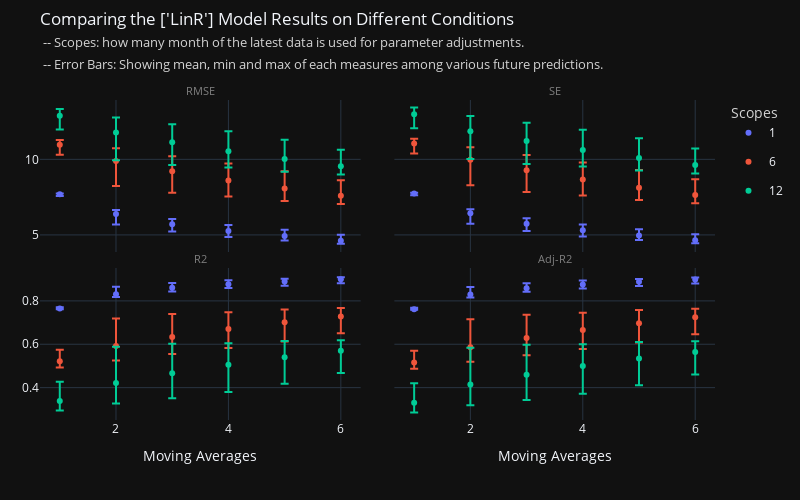
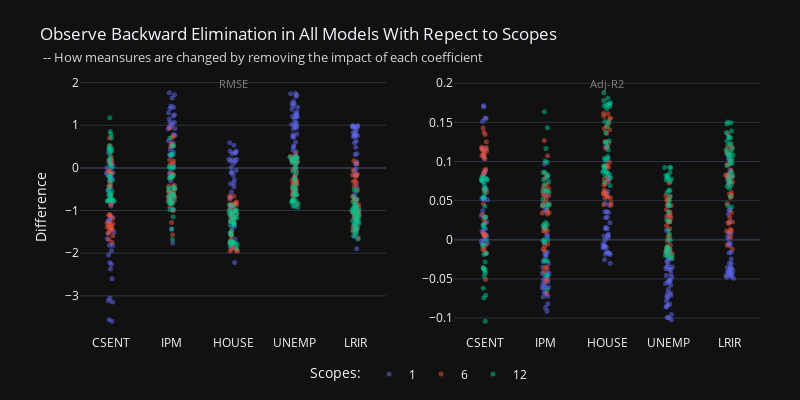
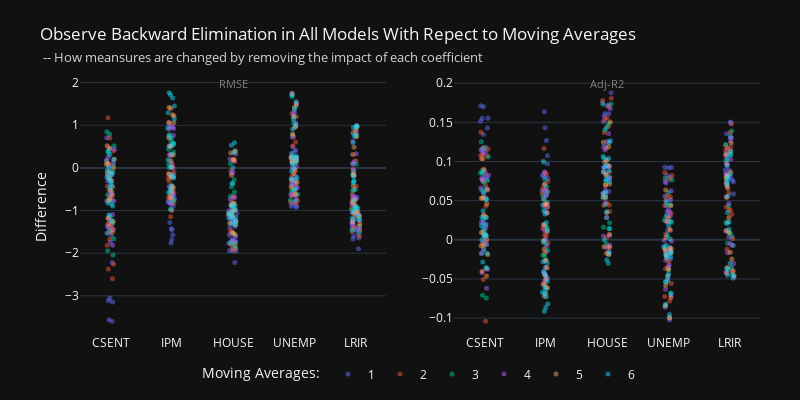

Here is the notebook cell these charts were saved with, in order:
### Markdown cell above
### Multiple linear Regression
- Applying different scopes for parameter adjustments; [1,2,3,4,5,6]
- Feature selection by backward elimination for whole models.

### Code cell
# comparing model performance & backward elimination test
fig1_1, fig1_2, fig1_3 = PA.model_learning([1,3,6], model='LinR')

fig1_1.show()
fig1_2.show()
fig1_3.show()

### Figure 1 — Plotly figure (JSON) as saved in the notebook; plotly's stock layout.template omitted (floating-point values rounded to 4 significant figures)
{"data": [{"error_y": {"array": [0.04178, 0.2667, 0.3458, 0.3882, 0.4146, 0.3923], "arrayminus": [0.1204, 0.6861, 0.4761, 0.4049, 0.2989, 0.2101]}, "hovertemplate": "SC=1<br>MA=%{x}<br>RMSE_mean=%{y}<extra></extra>", "legendgroup": "1", "marker": {"color": "#636efa", "symbol": "circle"}, "mode": "markers", "name": "1", "orientation": "v", "showlegend": true, "type": "scatter", "x": [1, 2, 3, 4, 5, 6], "xaxis": "x", "y": [7.69, 6.378, 5.703, 5.266, 4.922, 4.62], "yaxis": "y"}, {"error_y": {"array": [0.3195, 0.8325, 1.002, 1.119, 1.152, 1.028], "arrayminus": [0.6547, 1.667, 1.426, 1.056, 0.8188, 0.5441]}, "hovertemplate": "SC=6<br>MA=%{x}<br>RMSE_mean=%{y}<extra></extra>", "legendgroup": "6", "marker": {"color": "#EF553B", "symbol": "circle"}, "mode": "markers", "name": "6", "orientation": "v", "showlegend": true, "type": "scatter", "x": [1, 2, 3, 4, 5, 6], "xaxis": "x", "y": [10.96, 9.895, 9.209, 8.602, 8.067, 7.584], "yaxis": "y"}, {"error_y": {"array": [0.4332, 0.9957, 1.204, 1.325, 1.288, 1.091], "arrayminus": [0.9202, 1.832, 1.504, 1.083, 0.8287, 0.5445]}, "hovertemplate": "SC=12<br>MA=%{x}<br>RMSE_mean=%{y}<extra></extra>", "legendgroup": "12", "marker": {"color": "#00cc96", "symbol": "circle"}, "mode": "markers", "name": "12", "orientation": "v", "showlegend": true, "type": "scatter", "x": [1, 2, 3, 4, 5, 6], "xaxis": "x", "y": [12.89, 11.77, 11.12, 10.54, 10.02, 9.546], "yaxis": "y"}, {"error_y": {"array": [0.04243, 0.2689, 0.3485, 0.3913, 0.4179, 0.3955], "arrayminus": [0.1216, 0.6914, 0.4799, 0.408, 0.3013, 0.2117]}, "hovertemplate": "SC=1<br>MA=%{x}<br>SE_mean=%{y}<extra></extra>", "legendgroup": "1", "marker": {"color": "#636efa", "symbol": "circle"}, "mode": "markers", "name": "1", "orientation": "v", "showlegend": false, "type": "scatter", "x": [1, 2, 3, 4, 5, 6], "xaxis": "x2", "y": [7.747, 6.425, 5.745, 5.305, 4.958, 4.655], "yaxis": "y2"}, {"error_y": {"array": [0.3217, 0.8389, 1.009, 1.128, 1.161, 1.036], "arrayminus": [0.6599, 1.68, 1.437, 1.065, 0.8251, 0.5484]}, "hovertemplate": "SC=6<br>MA=%{x}<br>SE_mean=%{y}<extra></extra>", "legendgroup": "6", "marker": {"color": "#EF553B", "symbol": "circle"}, "mode": "markers", "name": "6", "orientation": "v", "showlegend": false, "type": "scatter", "x": [1, 2, 3, 4, 5, 6], "xaxis": "x2", "y": [11.04, 9.968, 9.277, 8.666, 8.127, 7.64], "yaxis": "y2"}, {"error_y": {"array": [0.4365, 1.003, 1.214, 1.335, 1.298, 1.1], "arrayminus": [0.9275, 1.846, 1.516, 1.091, 0.8352, 0.5489]}, "hovertemplate": "SC=12<br>MA=%{x}<br>SE_mean=%{y}<extra></extra>", "legendgroup": "12", "marker": {"color": "#00cc96", "symbol": "circle"}, "mode": "markers", "name": "12", "orientation": "v", "showlegend": false, "type": "scatter", "x": [1, 2, 3, 4, 5, 6], "xaxis": "x2", "y": [12.99, 11.86, 11.2, 10.61, 10.09, 9.617], "yaxis": "y2"}, {"error_y": {"array": [0.0062, 0.03411, 0.02227, 0.01841, 0.0133, 0.009216], "arrayminus": [0.00289, 0.01332, 0.01657, 0.0182, 0.01903, 0.01762]}, "hovertemplate": "SC=1<br>MA=%{x}<br>R2_mean=%{y}<extra></extra>", "legendgroup": "1", "marker": {"color": "#636efa", "symbol": "circle"}, "mode": "markers", "name": "1", "orientation": "v", "showlegend": false, "type": "scatter", "x": [1, 2, 3, 4, 5, 6], "xaxis": "x3", "y": [0.7646, 0.8312, 0.8604, 0.8772, 0.8893, 0.8994], "yaxis": "y3"}, {"error_y": {"array": [0.05372, 0.1271, 0.1064, 0.07796, 0.05965, 0.0391], "arrayminus": [0.02805, 0.06661, 0.07843, 0.08682, 0.08812, 0.07682]}, "hovertemplate": "SC=6<br>MA=%{x}<br>R2_mean=%{y}<extra></extra>", "legendgroup": "6", "marker": {"color": "#EF553B", "symbol": "circle"}, "mode": "markers", "name": "6", "orientation": "v", "showlegend": false, "type": "scatter", "x": [1, 2, 3, 4, 5, 6], "xaxis": "x3", "y": [0.5214, 0.5914, 0.6334, 0.67, 0.701, 0.7279], "yaxis": "y3"}, {"error_y": {"array": [0.08894, 0.1671, 0.1365, 0.09849, 0.07524, 0.04928], "arrayminus": [0.04355, 0.09518, 0.115, 0.1266, 0.1222, 0.1021]}, "hovertemplate": "SC=12<br>MA=%{x}<br>R2_mean=%{y}<extra></extra>", "legendgroup": "12", "marker": {"color": "#00cc96", "symbol": "circle"}, "mode": "markers", "name": "12", "orientation": "v", "showlegend": false, "type": "scatter", "x": [1, 2, 3, 4, 5, 6], "xaxis": "x3", "y": [0.338, 0.4218, 0.4662, 0.506, 0.5403, 0.5697], "yaxis": "y3"}, {"error_y": {"array": [0.006293, 0.03454, 0.02255, 0.01865, 0.01347, 0.009332], "arrayminus": [0.002914, 0.0135, 0.01678, 0.01843, 0.01928, 0.01784]}, "hovertemplate": "SC=1<br>MA=%{x}<br>Adj-R2_mean=%{y}<extra></extra>", "legendgroup": "1", "marker": {"color": "#636efa", "symbol": "circle"}, "mode": "markers", "name": "1", "orientation": "v", "showlegend": false, "type": "scatter", "x": [1, 2, 3, 4, 5, 6], "xaxis": "x4", "y": [0.7617, 0.8291, 0.8587, 0.8756, 0.888, 0.8981], "yaxis": "y4"}, {"error_y": {"array": [0.05441, 0.1287, 0.1078, 0.07895, 0.06041, 0.03959], "arrayminus": [0.02838, 0.06745, 0.07942, 0.08793, 0.08924, 0.0778]}, "hovertemplate": "SC=6<br>MA=%{x}<br>Adj-R2_mean=%{y}<extra></extra>", "legendgroup": "6", "marker": {"color": "#EF553B", "symbol": "circle"}, "mode": "markers", "name": "6", "orientation": "v", "showlegend": false, "type": "scatter", "x": [1, 2, 3, 4, 5, 6], "xaxis": "x4", "y": [0.5156, 0.5864, 0.6289, 0.6659, 0.6973, 0.7245], "yaxis": "y4"}, {"error_y": {"array": [0.09008, 0.1692, 0.1382, 0.09974, 0.07619, 0.04992], "arrayminus": [0.0441, 0.09638, 0.1164, 0.1282, 0.1237, 0.1034]}, "hovertemplate": "SC=12<br>MA=%{x}<br>Adj-R2_mean=%{y}<extra></extra>", "legendgroup": "12", "marker": {"color": "#00cc96", "symbol": "circle"}, "mode": "markers", "name": "12", "orientation": "v", "showlegend": false, "type": "scatter", "x": [1, 2, 3, 4, 5, 6], "xaxis": "x4", "y": [0.3299, 0.4147, 0.4596, 0.4999, 0.5346, 0.5644], "yaxis": "y4"}], "layout": {"annotations": [{"font": {"color": "grey", "size": 11}, "showarrow": false, "text": "RMSE", "x": 0.2375, "xanchor": "center", "xref": "paper", "y": 1, "yanchor": "bottom", "yref": "paper"}, {"font": {"color": "grey", "size": 11}, "showarrow": false, "text": "SE", "x": 0.7625, "xanchor": "center", "xref": "paper", "y": 1, "yanchor": "bottom", "yref": "paper"}, {"font": {"color": "grey", "size": 11}, "showarrow": false, "text": "R2", "x": 0.2375, "xanchor": "center", "xref": "paper", "y": 0.475, "yanchor": "bottom", "yref": "paper"}, {"font": {"color": "grey", "size": 11}, "showarrow": false, "text": "Adj-R2", "x": 0.7625, "xanchor": "center", "xref": "paper", "y": 0.475, "yanchor": "bottom", "yref": "paper"}], "height": 500, "legend": {"title": {"font": {"color": "lightgrey"}, "text": "Scopes"}}, "margin": {"l": 40, "r": 40, "t": 100}, "title": {"text": "Comparing the ['LinR'] Model Results on Different Conditions<br><span style=\"font-size: 12.5px; color: lightgrey;\"> -- Scopes: how many month of the latest data is used for parameter adjustments.</span><br><span style=\"font-size: 12.5px; color: lightgrey;\"> -- Error Bars: Showing mean, min and max of each measures among various future predictions.</span>", "y": 0.95, "yanchor": "top"}, "width": 800, "xaxis": {"anchor": "y", "domain": [0, 0.475], "matches": "x3", "showticklabels": false}, "xaxis2": {"anchor": "y2", "domain": [0.525, 1], "matches": "x4", "showticklabels": false}, "xaxis3": {"anchor": "y3", "domain": [0, 0.475], "title": {"text": "Moving Averages"}}, "xaxis4": {"anchor": "y4", "domain": [0.525, 1], "title": {"text": "Moving Averages"}}, "yaxis": {"anchor": "x", "domain": [0.525, 1]}, "yaxis2": {"anchor": "x2", "domain": [0.525, 1], "matches": "y", "showticklabels": false}, "yaxis3": {"anchor": "x3", "domain": [0, 0.475]}, "yaxis4": {"anchor": "x4", "domain": [0, 0.475], "matches": "y3", "showticklabels": false}}}

### Figure 2 — Plotly figure (JSON) as saved in the notebook; plotly's stock layout.template omitted (floating-point values rounded to 4 significant figures; data arrays with more than 128 entries replaced by an {"elided": "..."} marker saying what was removed)
{"data": [{"alignmentgroup": "True", "boxpoints": "all", "fillcolor": "rgba(255,255,255,0)", "hoveron": "points", "hovertemplate": "sc=1<br>theta=%{x}<br>diff=%{y}<extra></extra>", "legendgroup": "1", "line": {"color": "rgba(255,255,255,0)"}, "marker": {"color": "#636efa", "opacity": 0.5, "size": 5}, "name": "1", "offsetgroup": "1", "orientation": "v", "pointpos": 0, "showlegend": true, "type": "box", "x": {"elided": "180 str values"}, "x0": " ", "xaxis": "x", "y": {"elided": "180 float values"}, "y0": " ", "yaxis": "y"}, {"alignmentgroup": "True", "boxpoints": "all", "fillcolor": "rgba(255,255,255,0)", "hoveron": "points", "hovertemplate": "sc=1<br>theta=%{x}<br>diff=%{y}<extra></extra>", "legendgroup": "1", "line": {"color": "rgba(255,255,255,0)"}, "marker": {"color": "#636efa", "opacity": 0.5, "size": 5}, "name": "1", "offsetgroup": "1", "orientation": "v", "pointpos": 0, "showlegend": false, "type": "box", "x": {"elided": "180 str values"}, "x0": " ", "xaxis": "x2", "y": {"elided": "180 float values"}, "y0": " ", "yaxis": "y2"}, {"alignmentgroup": "True", "boxpoints": "all", "fillcolor": "rgba(255,255,255,0)", "hoveron": "points", "hovertemplate": "sc=6<br>theta=%{x}<br>diff=%{y}<extra></extra>", "legendgroup": "6", "line": {"color": "rgba(255,255,255,0)"}, "marker": {"color": "#EF553B", "opacity": 0.5, "size": 5}, "name": "6", "offsetgroup": "6", "orientation": "v", "pointpos": 0, "showlegend": true, "type": "box", "x": {"elided": "180 str values"}, "x0": " ", "xaxis": "x", "y": {"elided": "180 float values"}, "y0": " ", "yaxis": "y"}, {"alignmentgroup": "True", "boxpoints": "all", "fillcolor": "rgba(255,255,255,0)", "hoveron": "points", "hovertemplate": "sc=6<br>theta=%{x}<br>diff=%{y}<extra></extra>", "legendgroup": "6", "line": {"color": "rgba(255,255,255,0)"}, "marker": {"color": "#EF553B", "opacity": 0.5, "size": 5}, "name": "6", "offsetgroup": "6", "orientation": "v", "pointpos": 0, "showlegend": false, "type": "box", "x": {"elided": "180 str values"}, "x0": " ", "xaxis": "x2", "y": {"elided": "180 float values"}, "y0": " ", "yaxis": "y2"}, {"alignmentgroup": "True", "boxpoints": "all", "fillcolor": "rgba(255,255,255,0)", "hoveron": "points", "hovertemplate": "sc=12<br>theta=%{x}<br>diff=%{y}<extra></extra>", "legendgroup": "12", "line": {"color": "rgba(255,255,255,0)"}, "marker": {"color": "#00cc96", "opacity": 0.5, "size": 5}, "name": "12", "offsetgroup": "12", "orientation": "v", "pointpos": 0, "showlegend": true, "type": "box", "x": {"elided": "180 str values"}, "x0": " ", "xaxis": "x", "y": {"elided": "180 float values"}, "y0": " ", "yaxis": "y"}, {"alignmentgroup": "True", "boxpoints": "all", "fillcolor": "rgba(255,255,255,0)", "hoveron": "points", "hovertemplate": "sc=12<br>theta=%{x}<br>diff=%{y}<extra></extra>", "legendgroup": "12", "line": {"color": "rgba(255,255,255,0)"}, "marker": {"color": "#00cc96", "opacity": 0.5, "size": 5}, "name": "12", "offsetgroup": "12", "orientation": "v", "pointpos": 0, "showlegend": false, "type": "box", "x": {"elided": "180 str values"}, "x0": " ", "xaxis": "x2", "y": {"elided": "180 float values"}, "y0": " ", "yaxis": "y2"}], "layout": {"annotations": [{"font": {"color": "grey", "size": 11}, "showarrow": false, "text": "RMSE", "x": 0.225, "xanchor": "center", "xref": "paper", "y": 0.95, "yanchor": "bottom", "yref": "paper"}, {"font": {"color": "grey", "size": 11}, "showarrow": false, "text": "Adj-R2", "x": 0.775, "xanchor": "center", "xref": "paper", "y": 0.95, "yanchor": "bottom", "yref": "paper"}], "height": 400, "legend": {"orientation": "h", "title": {"text": "Scopes:"}, "x": 0.5, "xanchor": "center", "y": -0.1, "yanchor": "top"}, "margin": {"b": 60, "l": 80, "r": 40, "t": 80}, "title": {"text": "Observe Backward Elimination in All Models With Repect to Scopes<br><span style=\"font-size: 12.5px; color: lightgrey;\"> -- How meansures are changed by removing the impact of each coefficient</span>"}, "width": 800, "xaxis": {"anchor": "y", "domain": [0, 0.45]}, "xaxis2": {"anchor": "y2", "domain": [0.55, 1]}, "yaxis": {"anchor": "x", "domain": [0, 1], "title": {"text": "Difference"}}, "yaxis2": {"anchor": "x2", "domain": [0, 1]}}}

### Figure 3 — Plotly figure (JSON) as saved in the notebook; plotly's stock layout.template omitted (floating-point values rounded to 4 significant figures)
{"data": [{"alignmentgroup": "True", "boxpoints": "all", "fillcolor": "rgba(255,255,255,0)", "hoveron": "points", "hovertemplate": "ma=1<br>theta=%{x}<br>diff=%{y}<extra></extra>", "legendgroup": "1", "line": {"color": "rgba(255,255,255,0)"}, "marker": {"color": "#636efa", "opacity": 0.5, "size": 5}, "name": "1", "offsetgroup": "1", "orientation": "v", "pointpos": 0, "showlegend": true, "type": "box", "x": ["CSENT", "IPM", "HOUSE", "UNEMP", "LRIR", "CSENT", "IPM", "HOUSE", "UNEMP", "LRIR", "CSENT", "IPM", "HOUSE", "UNEMP", "LRIR", "CSENT", "IPM", "HOUSE", "UNEMP", "LRIR", "CSENT", "IPM", "HOUSE", "UNEMP", "LRIR", "CSENT", "IPM", "HOUSE", "UNEMP", "LRIR", "CSENT", "IPM", "HOUSE", "UNEMP", "LRIR", "CSENT", "IPM", "HOUSE", "UNEMP", "LRIR", "CSENT", "IPM", "HOUSE", "UNEMP", "LRIR", "CSENT", "IPM", "HOUSE", "UNEMP", "LRIR", "CSENT", "IPM", "HOUSE", "UNEMP", "LRIR", "CSENT", "IPM", "HOUSE", "UNEMP", "LRIR", "CSENT", "IPM", "HOUSE", "UNEMP", "LRIR", "CSENT", "IPM", "HOUSE", "UNEMP", "LRIR", "CSENT", "IPM", "HOUSE", "UNEMP", "LRIR", "CSENT", "IPM", "HOUSE", "UNEMP", "LRIR", "CSENT", "IPM", "HOUSE", "UNEMP", "LRIR", "CSENT", "IPM", "HOUSE", "UNEMP", "LRIR"], "x0": " ", "xaxis": "x", "y": [-2.218, -0.6375, -1.374, -0.5295, -1.437, -3.117, -0.6149, -2.221, -0.1977, -1.894, -3.144, -0.7089, -1.868, 0.2612, -1.345, -3.052, -0.9826, -1.675, 0.3863, -1.27, -3.56, -1.443, -1.395, 0.4935, -1.597, -3.597, -1.763, -1.065, 0.416, -1.465, -1.121, -0.7733, -1.193, -0.6268, -1.43, -1.746, -0.7637, -1.949, -0.847, -1.645, -1.593, -0.809, -1.938, -0.6304, -1.378, -1.33, -0.8995, -1.951, -0.5805, -1.031, -1.422, -1.281, -1.735, -0.4056, -0.8658, -1.396, -1.569, -1.139, -0.2792, -0.6925, -0.2113, -0.6684, -1.299, -0.4585, -1.668, -0.7716, -0.8075, -1.786, -0.8018, -1.544, -0.7746, -0.8056, -1.773, -0.803, -1.295, -0.7318, -0.9735, -1.886, -0.8931, -1.047, -0.7789, -1.426, -1.741, -0.9, -0.9581, -0.7821, -1.681, -1.257, -0.9209, -0.7338], "y0": " ", "yaxis": "y"}, {"alignmentgroup": "True", "boxpoints": "all", "fillcolor": "rgba(255,255,255,0)", "hoveron": "points", "hovertemplate": "ma=1<br>theta=%{x}<br>diff=%{y}<extra></extra>", "legendgroup": "1", "line": {"color": "rgba(255,255,255,0)"}, "marker": {"color": "#636efa", "opacity": 0.5, "size": 5}, "name": "1", "offsetgroup": "1", "orientation": "v", "pointpos": 0, "showlegend": false, "type": "box", "x": ["CSENT", "IPM", "HOUSE", "UNEMP", "LRIR", "CSENT", "IPM", "HOUSE", "UNEMP", "LRIR", "CSENT", "IPM", "HOUSE", "UNEMP", "LRIR", "CSENT", "IPM", "HOUSE", "UNEMP", "LRIR", "CSENT", "IPM", "HOUSE", "UNEMP", "LRIR", "CSENT", "IPM", "HOUSE", "UNEMP", "LRIR", "CSENT", "IPM", "HOUSE", "UNEMP", "LRIR", "CSENT", "IPM", "HOUSE", "UNEMP", "LRIR", "CSENT", "IPM", "HOUSE", "UNEMP", "LRIR", "CSENT", "IPM", "HOUSE", "UNEMP", "LRIR", "CSENT", "IPM", "HOUSE", "UNEMP", "LRIR", "CSENT", "IPM", "HOUSE", "UNEMP", "LRIR", "CSENT", "IPM", "HOUSE", "UNEMP", "LRIR", "CSENT", "IPM", "HOUSE", "UNEMP", "LRIR", "CSENT", "IPM", "HOUSE", "UNEMP", "LRIR", "CSENT", "IPM", "HOUSE", "UNEMP", "LRIR", "CSENT", "IPM", "HOUSE", "UNEMP", "LRIR", "CSENT", "IPM", "HOUSE", "UNEMP", "LRIR"], "x0": " ", "xaxis": "x2", "y": [0.116, 0.03742, 0.07655, 0.03132, 0.07973, 0.1553, 0.03686, 0.1187, 0.01218, 0.1037, 0.1554, 0.04199, 0.1019, -0.01649, 0.07621, 0.1514, 0.05694, 0.09241, -0.02451, 0.07215, 0.1699, 0.08111, 0.0787, -0.03159, 0.08879, 0.1713, 0.09693, 0.06155, -0.0265, 0.08227, 0.08848, 0.0621, 0.09381, 0.05071, 0.111, 0.1428, 0.06552, 0.1579, 0.07239, 0.1353, 0.1346, 0.07092, 0.1611, 0.05571, 0.1176, 0.1134, 0.0782, 0.1614, 0.05121, 0.08906, 0.1183, 0.1073, 0.1422, 0.03542, 0.07399, 0.1138, 0.1269, 0.09403, 0.02402, 0.05842, 0.0203, 0.06297, 0.119, 0.04359, 0.1504, 0.07711, 0.08059, 0.1712, 0.08004, 0.1495, 0.07955, 0.08263, 0.1749, 0.08238, 0.1303, 0.07631, 0.1006, 0.1879, 0.09254, 0.1078, 0.08014, 0.143, 0.1724, 0.09216, 0.09789, 0.07897, 0.1637, 0.1245, 0.09247, 0.07424], "y0": " ", "yaxis": "y2"}, {"alignmentgroup": "True", "boxpoints": "all", "fillcolor": "rgba(255,255,255,0)", "hoveron": "points", "hovertemplate": "ma=2<br>theta=%{x}<br>diff=%{y}<extra></extra>", "legendgroup": "2", "line": {"color": "rgba(255,255,255,0)"}, "marker": {"color": "#EF553B", "opacity": 0.5, "size": 5}, "name": "2", "offsetgroup": "2", "orientation": "v", "pointpos": 0, "showlegend": true, "type": "box", "x": ["CSENT", "IPM", "HOUSE", "UNEMP", "LRIR", "CSENT", "IPM", "HOUSE", "UNEMP", "LRIR", "CSENT", "IPM", "HOUSE", "UNEMP", "LRIR", "CSENT", "IPM", "HOUSE", "UNEMP", "LRIR", "CSENT", "IPM", "HOUSE", "UNEMP", "LRIR", "CSENT", "IPM", "HOUSE", "UNEMP", "LRIR", "CSENT", "IPM", "HOUSE", "UNEMP", "LRIR", "CSENT", "IPM", "HOUSE", "UNEMP", "LRIR", "CSENT", "IPM", "HOUSE", "UNEMP", "LRIR", "CSENT", "IPM", "HOUSE", "UNEMP", "LRIR", "CSENT", "IPM", "HOUSE", "UNEMP", "LRIR", "CSENT", "IPM", "HOUSE", "UNEMP", "LRIR", "CSENT", "IPM", "HOUSE", "UNEMP", "LRIR", "CSENT", "IPM", "HOUSE", "UNEMP", "LRIR", "CSENT", "IPM", "HOUSE", "UNEMP", "LRIR", "CSENT", "IPM", "HOUSE", "UNEMP", "LRIR", "CSENT", "IPM", "HOUSE", "UNEMP", "LRIR", "CSENT", "IPM", "HOUSE", "UNEMP", "LRIR"], "x0": " ", "xaxis": "x", "y": [0.08938, -0.1288, -0.06059, 0.7276, 0.79, -1.167, -0.09391, 0.1542, 0.5134, -0.03377, -1.814, 0.3101, -0.8779, 0.6096, -0.7547, -2.37, 0.2822, -1.152, 0.94, -0.7223, -2.26, 0.06994, -0.9023, 1.202, -0.4315, -2.599, -0.3149, -0.6896, 1.282, -0.6147, 0.7034, -0.2412, -0.6641, 0.2004, 0.1669, -0.4304, -0.5785, -0.8008, -0.1866, -0.8169, -1.394, -0.6427, -1.495, -0.6278, -1.494, -1.678, -0.6888, -1.907, -0.6567, -1.458, -1.413, -0.7578, -1.905, -0.5012, -1.133, -1.299, -0.9966, -1.793, -0.3925, -0.8701, 1.174, -0.1792, -0.865, 0.284, -0.5134, 0.3981, -0.4725, -0.9939, -0.08101, -1.372, -0.4419, -0.6472, -1.475, -0.5669, -1.599, -0.763, -0.7345, -1.753, -0.7672, -1.39, -0.7209, -0.8361, -1.824, -0.7927, -1.124, -0.6748, -1.145, -1.797, -0.8333, -0.9537], "y0": " ", "yaxis": "y"}, {"alignmentgroup": "True", "boxpoints": "all", "fillcolor": "rgba(255,255,255,0)", "hoveron": "points", "hovertemplate": "ma=2<br>theta=%{x}<br>diff=%{y}<extra></extra>", "legendgroup": "2", "line": {"color": "rgba(255,255,255,0)"}, "marker": {"color": "#EF553B", "opacity": 0.5, "size": 5}, "name": "2", "offsetgroup": "2", "orientation": "v", "pointpos": 0, "showlegend": false, "type": "box", "x": ["CSENT", "IPM", "HOUSE", "UNEMP", "LRIR", "CSENT", "IPM", "HOUSE", "UNEMP", "LRIR", "CSENT", "IPM", "HOUSE", "UNEMP", "LRIR", "CSENT", "IPM", "HOUSE", "UNEMP", "LRIR", "CSENT", "IPM", "HOUSE", "UNEMP", "LRIR", "CSENT", "IPM", "HOUSE", "UNEMP", "LRIR", "CSENT", "IPM", "HOUSE", "UNEMP", "LRIR", "CSENT", "IPM", "HOUSE", "UNEMP", "LRIR", "CSENT", "IPM", "HOUSE", "UNEMP", "LRIR", "CSENT", "IPM", "HOUSE", "UNEMP", "LRIR", "CSENT", "IPM", "HOUSE", "UNEMP", "LRIR", "CSENT", "IPM", "HOUSE", "UNEMP", "LRIR", "CSENT", "IPM", "HOUSE", "UNEMP", "LRIR", "CSENT", "IPM", "HOUSE", "UNEMP", "LRIR", "CSENT", "IPM", "HOUSE", "UNEMP", "LRIR", "CSENT", "IPM", "HOUSE", "UNEMP", "LRIR", "CSENT", "IPM", "HOUSE", "UNEMP", "LRIR", "CSENT", "IPM", "HOUSE", "UNEMP", "LRIR"], "x0": " ", "xaxis": "x2", "y": [-0.004317, 0.006104, 0.002888, -0.03709, -0.04048, 0.05506, 0.004852, -0.008128, -0.02784, 0.001753, 0.08505, -0.0173, 0.0446, -0.03477, 0.03873, 0.1077, -0.01596, 0.05822, -0.05574, 0.0378, 0.1037, -0.003891, 0.04653, -0.07255, 0.0231, 0.116, 0.01706, 0.03629, -0.07802, 0.03254, -0.0508, 0.01646, 0.04414, -0.01405, -0.01168, 0.03235, 0.04311, 0.05894, 0.01421, 0.06007, 0.1094, 0.05244, 0.1167, 0.05126, 0.1166, 0.1373, 0.05922, 0.1542, 0.05654, 0.1207, 0.1184, 0.06556, 0.1557, 0.0439, 0.09629, 0.1078, 0.08395, 0.1451, 0.03405, 0.07376, -0.1041, 0.01487, 0.06925, -0.02411, 0.04187, -0.03701, 0.04221, 0.0866, 0.007369, 0.1173, 0.043, 0.06242, 0.1371, 0.05486, 0.1478, 0.07725, 0.07445, 0.1702, 0.07767, 0.137, 0.07479, 0.08634, 0.1808, 0.082, 0.1148, 0.07001, 0.1166, 0.178, 0.0859, 0.09783], "y0": " ", "yaxis": "y2"}, {"alignmentgroup": "True", "boxpoints": "all", "fillcolor": "rgba(255,255,255,0)", "hoveron": "points", "hovertemplate": "ma=3<br>theta=%{x}<br>diff=%{y}<extra></extra>", "legendgroup": "3", "line": {"color": "rgba(255,255,255,0)"}, "marker": {"color": "#00cc96", "opacity": 0.5, "size": 5}, "name": "3", "offsetgroup": "3", "orientation": "v", "pointpos": 0, "showlegend": true, "type": "box", "x": ["CSENT", "IPM", "HOUSE", "UNEMP", "LRIR", "CSENT", "IPM", "HOUSE", "UNEMP", "LRIR", "CSENT", "IPM", "HOUSE", "UNEMP", "LRIR", "CSENT", "IPM", "HOUSE", "UNEMP", "LRIR", "CSENT", "IPM", "HOUSE", "UNEMP", "LRIR", "CSENT", "IPM", "HOUSE", "UNEMP", "LRIR", "CSENT", "IPM", "HOUSE", "UNEMP", "LRIR", "CSENT", "IPM", "HOUSE", "UNEMP", "LRIR", "CSENT", "IPM", "HOUSE", "UNEMP", "LRIR", "CSENT", "IPM", "HOUSE", "UNEMP", "LRIR", "CSENT", "IPM", "HOUSE", "UNEMP", "LRIR", "CSENT", "IPM", "HOUSE", "UNEMP", "LRIR", "CSENT", "IPM", "HOUSE", "UNEMP", "LRIR", "CSENT", "IPM", "HOUSE", "UNEMP", "LRIR", "CSENT", "IPM", "HOUSE", "UNEMP", "LRIR", "CSENT", "IPM", "HOUSE", "UNEMP", "LRIR", "CSENT", "IPM", "HOUSE", "UNEMP", "LRIR", "CSENT", "IPM", "HOUSE", "UNEMP", "LRIR"], "x0": " ", "xaxis": "x", "y": [0.368, 0.4362, -0.3688, 0.7784, 0.9886, -0.2485, 0.546, 0.3937, 1.061, 0.7431, -1.149, 0.576, 0.1014, 0.9833, 0.08767, -1.659, 0.786, -0.4428, 1.206, -0.1759, -1.943, 0.6383, -0.5637, 1.453, -0.1547, -2.04, 0.3704, -0.2759, 1.672, -0.08045, 0.5214, 0.07995, -0.8365, 0.1699, 0.101, 0.1673, -0.2158, -0.6579, 0.1391, -0.3199, -0.8493, -0.4898, -1.082, -0.2879, -1.096, -1.482, -0.574, -1.582, -0.548, -1.37, -1.535, -0.6572, -1.854, -0.515, -1.224, -1.286, -0.8102, -1.751, -0.3492, -0.9468, 0.8499, -0.002927, -1.036, 0.2333, -0.5367, 0.7887, -0.205, -0.8904, 0.1795, -0.9827, 0.06575, -0.482, -1.167, -0.2699, -1.505, -0.5492, -0.6147, -1.527, -0.6156, -1.462, -0.7386, -0.7521, -1.764, -0.746, -1.211, -0.6304, -0.9683, -1.751, -0.7653, -1.001], "y0": " ", "yaxis": "y"}, {"alignmentgroup": "True", "boxpoints": "all", "fillcolor": "rgba(255,255,255,0)", "hoveron": "points", "hovertemplate": "ma=3<br>theta=%{x}<br>diff=%{y}<extra></extra>", "legendgroup": "3", "line": {"color": "rgba(255,255,255,0)"}, "marker": {"color": "#00cc96", "opacity": 0.5, "size": 5}, "name": "3", "offsetgroup": "3", "orientation": "v", "pointpos": 0, "showlegend": false, "type": "box", "x": ["CSENT", "IPM", "HOUSE", "UNEMP", "LRIR", "CSENT", "IPM", "HOUSE", "UNEMP", "LRIR", "CSENT", "IPM", "HOUSE", "UNEMP", "LRIR", "CSENT", "IPM", "HOUSE", "UNEMP", "LRIR", "CSENT", "IPM", "HOUSE", "UNEMP", "LRIR", "CSENT", "IPM", "HOUSE", "UNEMP", "LRIR", "CSENT", "IPM", "HOUSE", "UNEMP", "LRIR", "CSENT", "IPM", "HOUSE", "UNEMP", "LRIR", "CSENT", "IPM", "HOUSE", "UNEMP", "LRIR", "CSENT", "IPM", "HOUSE", "UNEMP", "LRIR", "CSENT", "IPM", "HOUSE", "UNEMP", "LRIR", "CSENT", "IPM", "HOUSE", "UNEMP", "LRIR", "CSENT", "IPM", "HOUSE", "UNEMP", "LRIR", "CSENT", "IPM", "HOUSE", "UNEMP", "LRIR", "CSENT", "IPM", "HOUSE", "UNEMP", "LRIR", "CSENT", "IPM", "HOUSE", "UNEMP", "LRIR", "CSENT", "IPM", "HOUSE", "UNEMP", "LRIR", "CSENT", "IPM", "HOUSE", "UNEMP", "LRIR"], "x0": " ", "xaxis": "x2", "y": [-0.01731, -0.02065, 0.01617, -0.03801, -0.04918, 0.01109, -0.02624, -0.01866, -0.05336, -0.03634, 0.0511, -0.02992, -0.005057, -0.05281, -0.004368, 0.07345, -0.04312, 0.02193, -0.06834, 0.008915, 0.08525, -0.03513, 0.02809, -0.0851, 0.007982, 0.08816, -0.01987, 0.01402, -0.09911, 0.004158, -0.03646, -0.005438, 0.05356, -0.01162, -0.006877, -0.01195, 0.01505, 0.04464, -0.009918, 0.02217, 0.06374, 0.03752, 0.0801, 0.02231, 0.08108, 0.1169, 0.04753, 0.1241, 0.04544, 0.1087, 0.1253, 0.05613, 0.1488, 0.0443, 0.1016, 0.1058, 0.06832, 0.1406, 0.03014, 0.07928, -0.07421, 0.0002447, 0.08198, -0.01975, 0.04363, -0.07071, 0.0175, 0.07335, -0.01562, 0.08056, -0.006217, 0.04443, 0.1041, 0.02513, 0.1321, 0.05441, 0.06072, 0.1449, 0.06081, 0.1391, 0.07572, 0.07705, 0.173, 0.07645, 0.1216, 0.06546, 0.09914, 0.1733, 0.07902, 0.1023], "y0": " ", "yaxis": "y2"}, {"alignmentgroup": "True", "boxpoints": "all", "fillcolor": "rgba(255,255,255,0)", "hoveron": "points", "hovertemplate": "ma=4<br>theta=%{x}<br>diff=%{y}<extra></extra>", "legendgroup": "4", "line": {"color": "rgba(255,255,255,0)"}, "marker": {"color": "#ab63fa", "opacity": 0.5, "size": 5}, "name": "4", "offsetgroup": "4", "orientation": "v", "pointpos": 0, "showlegend": true, "type": "box", "x": ["CSENT", "IPM", "HOUSE", "UNEMP", "LRIR", "CSENT", "IPM", "HOUSE", "UNEMP", "LRIR", "CSENT", "IPM", "HOUSE", "UNEMP", "LRIR", "CSENT", "IPM", "HOUSE", "UNEMP", "LRIR", "CSENT", "IPM", "HOUSE", "UNEMP", "LRIR", "CSENT", "IPM", "HOUSE", "UNEMP", "LRIR", "CSENT", "IPM", "HOUSE", "UNEMP", "LRIR", "CSENT", "IPM", "HOUSE", "UNEMP", "LRIR", "CSENT", "IPM", "HOUSE", "UNEMP", "LRIR", "CSENT", "IPM", "HOUSE", "UNEMP", "LRIR", "CSENT", "IPM", "HOUSE", "UNEMP", "LRIR", "CSENT", "IPM", "HOUSE", "UNEMP", "LRIR", "CSENT", "IPM", "HOUSE", "UNEMP", "LRIR", "CSENT", "IPM", "HOUSE", "UNEMP", "LRIR", "CSENT", "IPM", "HOUSE", "UNEMP", "LRIR", "CSENT", "IPM", "HOUSE", "UNEMP", "LRIR", "CSENT", "IPM", "HOUSE", "UNEMP", "LRIR", "CSENT", "IPM", "HOUSE", "UNEMP", "LRIR"], "x0": " ", "xaxis": "x", "y": [0.1197, 1.038, -0.6943, 0.7223, 0.8583, 0.0493, 0.9107, 0.1597, 1.056, 0.9947, -0.5299, 0.954, 0.333, 1.246, 0.63, -1.23, 0.9258, 0.2063, 1.312, 0.3317, -1.528, 0.9745, -0.1117, 1.506, 0.1455, -1.812, 0.7639, -0.09918, 1.753, 0.09177, 0.1808, 0.5039, -1.007, 0.143, -0.05233, 0.2529, 0.1093, -0.7357, 0.2231, -0.1669, -0.3008, -0.1639, -0.8591, 0.02759, -0.6662, -1.09, -0.439, -1.227, -0.3029, -1.093, -1.45, -0.5492, -1.602, -0.4638, -1.203, -1.363, -0.6747, -1.715, -0.3604, -1.021, 0.4355, 0.3129, -1.168, 0.1562, -0.678, 0.7056, -0.0009805, -0.9819, 0.2325, -0.844, 0.4615, -0.2164, -1.004, 0.007624, -1.231, -0.156, -0.4612, -1.254, -0.3758, -1.435, -0.5946, -0.6259, -1.57, -0.6219, -1.296, -0.6336, -0.8451, -1.701, -0.7238, -1.061], "y0": " ", "yaxis": "y"}, {"alignmentgroup": "True", "boxpoints": "all", "fillcolor": "rgba(255,255,255,0)", "hoveron": "points", "hovertemplate": "ma=4<br>theta=%{x}<br>diff=%{y}<extra></extra>", "legendgroup": "4", "line": {"color": "rgba(255,255,255,0)"}, "marker": {"color": "#ab63fa", "opacity": 0.5, "size": 5}, "name": "4", "offsetgroup": "4", "orientation": "v", "pointpos": 0, "showlegend": false, "type": "box", "x": ["CSENT", "IPM", "HOUSE", "UNEMP", "LRIR", "CSENT", "IPM", "HOUSE", "UNEMP", "LRIR", "CSENT", "IPM", "HOUSE", "UNEMP", "LRIR", "CSENT", "IPM", "HOUSE", "UNEMP", "LRIR", "CSENT", "IPM", "HOUSE", "UNEMP", "LRIR", "CSENT", "IPM", "HOUSE", "UNEMP", "LRIR", "CSENT", "IPM", "HOUSE", "UNEMP", "LRIR", "CSENT", "IPM", "HOUSE", "UNEMP", "LRIR", "CSENT", "IPM", "HOUSE", "UNEMP", "LRIR", "CSENT", "IPM", "HOUSE", "UNEMP", "LRIR", "CSENT", "IPM", "HOUSE", "UNEMP", "LRIR", "CSENT", "IPM", "HOUSE", "UNEMP", "LRIR", "CSENT", "IPM", "HOUSE", "UNEMP", "LRIR", "CSENT", "IPM", "HOUSE", "UNEMP", "LRIR", "CSENT", "IPM", "HOUSE", "UNEMP", "LRIR", "CSENT", "IPM", "HOUSE", "UNEMP", "LRIR", "CSENT", "IPM", "HOUSE", "UNEMP", "LRIR", "CSENT", "IPM", "HOUSE", "UNEMP", "LRIR"], "x0": " ", "xaxis": "x2", "y": [-0.005402, -0.05113, 0.0288, -0.03454, -0.04157, -0.002155, -0.04331, -0.007058, -0.05089, -0.04768, 0.02264, -0.04708, -0.01551, -0.06312, -0.03018, 0.05287, -0.04869, -0.01019, -0.07124, -0.01656, 0.06632, -0.05318, 0.005556, -0.08572, -0.007402, 0.07684, -0.04119, 0.004965, -0.1022, -0.004672, -0.01237, -0.03522, 0.06357, -0.009766, 0.003527, -0.01742, -0.00746, 0.04742, -0.01534, 0.01118, 0.02148, 0.0118, 0.0592, -0.00201, 0.04649, 0.08259, 0.03453, 0.09222, 0.02401, 0.08279, 0.1147, 0.04567, 0.1257, 0.03875, 0.09653, 0.11, 0.05655, 0.1358, 0.03071, 0.08402, -0.03775, -0.02695, 0.09283, -0.01335, 0.05539, -0.06195, 8.298e-05, 0.07879, -0.01992, 0.06825, -0.0421, 0.01908, 0.08504, -0.00068, 0.103, 0.01504, 0.04385, 0.1148, 0.03588, 0.1302, 0.05983, 0.06289, 0.1512, 0.0625, 0.1264, 0.06533, 0.08634, 0.1673, 0.07434, 0.1073], "y0": " ", "yaxis": "y2"}, {"alignmentgroup": "True", "boxpoints": "all", "fillcolor": "rgba(255,255,255,0)", "hoveron": "points", "hovertemplate": "ma=5<br>theta=%{x}<br>diff=%{y}<extra></extra>", "legendgroup": "5", "line": {"color": "rgba(255,255,255,0)"}, "marker": {"color": "#FFA15A", "opacity": 0.5, "size": 5}, "name": "5", "offsetgroup": "5", "orientation": "v", "pointpos": 0, "showlegend": true, "type": "box", "x": ["CSENT", "IPM", "HOUSE", "UNEMP", "LRIR", "CSENT", "IPM", "HOUSE", "UNEMP", "LRIR", "CSENT", "IPM", "HOUSE", "UNEMP", "LRIR", "CSENT", "IPM", "HOUSE", "UNEMP", "LRIR", "CSENT", "IPM", "HOUSE", "UNEMP", "LRIR", "CSENT", "IPM", "HOUSE", "UNEMP", "LRIR", "CSENT", "IPM", "HOUSE", "UNEMP", "LRIR", "CSENT", "IPM", "HOUSE", "UNEMP", "LRIR", "CSENT", "IPM", "HOUSE", "UNEMP", "LRIR", "CSENT", "IPM", "HOUSE", "UNEMP", "LRIR", "CSENT", "IPM", "HOUSE", "UNEMP", "LRIR", "CSENT", "IPM", "HOUSE", "UNEMP", "LRIR", "CSENT", "IPM", "HOUSE", "UNEMP", "LRIR", "CSENT", "IPM", "HOUSE", "UNEMP", "LRIR", "CSENT", "IPM", "HOUSE", "UNEMP", "LRIR", "CSENT", "IPM", "HOUSE", "UNEMP", "LRIR", "CSENT", "IPM", "HOUSE", "UNEMP", "LRIR", "CSENT", "IPM", "HOUSE", "UNEMP", "LRIR"], "x0": " ", "xaxis": "x", "y": [-0.1112, 1.42, -0.8721, 0.7926, 0.8219, 0.0005128, 1.394, -0.1723, 0.9703, 0.9672, -0.225, 1.243, 0.2045, 1.197, 0.9013, -0.7454, 1.217, 0.3937, 1.425, 0.7318, -1.249, 1.069, 0.3465, 1.51, 0.4862, -1.501, 1.056, 0.1937, 1.741, 0.3156, -0.1311, 0.7077, -1.128, 0.2088, -0.1437, 0.1011, 0.5183, -0.8733, 0.2523, -0.1799, -0.08127, 0.1682, -0.824, 0.1596, -0.4241, -0.6358, -0.1405, -0.9925, -0.03815, -0.7525, -1.179, -0.428, -1.301, -0.2847, -1.026, -1.313, -0.5531, -1.524, -0.3372, -1.03, 0.08624, 0.5069, -1.262, 0.1377, -0.7949, 0.4611, 0.3037, -1.085, 0.2362, -0.8673, 0.5181, 0.01294, -1.014, 0.1195, -1.061, 0.2013, -0.2163, -1.081, -0.1323, -1.262, -0.2945, -0.4683, -1.331, -0.4467, -1.315, -0.525, -0.6986, -1.549, -0.6265, -1.135], "y0": " ", "yaxis": "y"}, {"alignmentgroup": "True", "boxpoints": "all", "fillcolor": "rgba(255,255,255,0)", "hoveron": "points", "hovertemplate": "ma=5<br>theta=%{x}<br>diff=%{y}<extra></extra>", "legendgroup": "5", "line": {"color": "rgba(255,255,255,0)"}, "marker": {"color": "#FFA15A", "opacity": 0.5, "size": 5}, "name": "5", "offsetgroup": "5", "orientation": "v", "pointpos": 0, "showlegend": false, "type": "box", "x": ["CSENT", "IPM", "HOUSE", "UNEMP", "LRIR", "CSENT", "IPM", "HOUSE", "UNEMP", "LRIR", "CSENT", "IPM", "HOUSE", "UNEMP", "LRIR", "CSENT", "IPM", "HOUSE", "UNEMP", "LRIR", "CSENT", "IPM", "HOUSE", "UNEMP", "LRIR", "CSENT", "IPM", "HOUSE", "UNEMP", "LRIR", "CSENT", "IPM", "HOUSE", "UNEMP", "LRIR", "CSENT", "IPM", "HOUSE", "UNEMP", "LRIR", "CSENT", "IPM", "HOUSE", "UNEMP", "LRIR", "CSENT", "IPM", "HOUSE", "UNEMP", "LRIR", "CSENT", "IPM", "HOUSE", "UNEMP", "LRIR", "CSENT", "IPM", "HOUSE", "UNEMP", "LRIR", "CSENT", "IPM", "HOUSE", "UNEMP", "LRIR", "CSENT", "IPM", "HOUSE", "UNEMP", "LRIR", "CSENT", "IPM", "HOUSE", "UNEMP", "LRIR", "CSENT", "IPM", "HOUSE", "UNEMP", "LRIR", "CSENT", "IPM", "HOUSE", "UNEMP", "LRIR", "CSENT", "IPM", "HOUSE", "UNEMP", "LRIR"], "x0": " ", "xaxis": "x2", "y": [0.004849, -0.07195, 0.03497, -0.03787, -0.03939, -2.187e-05, -0.06841, 0.007212, -0.04572, -0.04556, 0.009443, -0.06059, -0.008986, -0.05808, -0.0425, 0.03104, -0.06169, -0.01846, -0.07359, -0.03545, 0.05311, -0.05686, -0.01728, -0.08341, -0.02456, 0.06349, -0.05713, -0.009704, -0.09967, -0.01599, 0.008878, -0.05066, 0.07117, -0.01447, 0.009724, -0.006804, -0.0359, 0.05488, -0.01716, 0.01188, 0.005581, -0.01174, 0.05376, -0.01114, 0.02845, 0.04594, 0.01047, 0.07008, 0.002861, 0.05397, 0.09021, 0.03423, 0.09878, 0.02295, 0.0792, 0.1037, 0.04562, 0.1189, 0.02815, 0.08272, -0.007485, -0.04498, 0.1017, -0.01198, 0.06576, -0.04005, -0.02616, 0.08653, -0.02028, 0.07003, -0.04611, -0.001122, 0.08309, -0.01042, 0.08669, -0.01878, 0.01976, 0.09444, 0.01214, 0.1092, 0.02899, 0.04572, 0.1247, 0.04366, 0.1233, 0.05346, 0.07058, 0.1504, 0.0635, 0.1124], "y0": " ", "yaxis": "y2"}, {"alignmentgroup": "True", "boxpoints": "all", "fillcolor": "rgba(255,255,255,0)", "hoveron": "points", "hovertemplate": "ma=6<br>theta=%{x}<br>diff=%{y}<extra></extra>", "legendgroup": "6", "line": {"color": "rgba(255,255,255,0)"}, "marker": {"color": "#19d3f3", "opacity": 0.5, "size": 5}, "name": "6", "offsetgroup": "6", "orientation": "v", "pointpos": 0, "showlegend": true, "type": "box", "x": ["CSENT", "IPM", "HOUSE", "UNEMP", "LRIR", "CSENT", "IPM", "HOUSE", "UNEMP", "LRIR", "CSENT", "IPM", "HOUSE", "UNEMP", "LRIR", "CSENT", "IPM", "HOUSE", "UNEMP", "LRIR", "CSENT", "IPM", "HOUSE", "UNEMP", "LRIR", "CSENT", "IPM", "HOUSE", "UNEMP", "LRIR", "CSENT", "IPM", "HOUSE", "UNEMP", "LRIR", "CSENT", "IPM", "HOUSE", "UNEMP", "LRIR", "CSENT", "IPM", "HOUSE", "UNEMP", "LRIR", "CSENT", "IPM", "HOUSE", "UNEMP", "LRIR", "CSENT", "IPM", "HOUSE", "UNEMP", "LRIR", "CSENT", "IPM", "HOUSE", "UNEMP", "LRIR", "CSENT", "IPM", "HOUSE", "UNEMP", "LRIR", "CSENT", "IPM", "HOUSE", "UNEMP", "LRIR", "CSENT", "IPM", "HOUSE", "UNEMP", "LRIR", "CSENT", "IPM", "HOUSE", "UNEMP", "LRIR", "CSENT", "IPM", "HOUSE", "UNEMP", "LRIR", "CSENT", "IPM", "HOUSE", "UNEMP", "LRIR"], "x0": " ", "xaxis": "x", "y": [-0.3271, 1.763, -0.9143, 0.9147, 0.7544, -0.1196, 1.717, -0.36, 1.018, 0.9682, -0.1637, 1.64, 0.008754, 1.139, 0.948, -0.4593, 1.453, 0.3604, 1.378, 0.9702, -0.8957, 1.294, 0.5292, 1.556, 0.7785, -1.246, 1.144, 0.5897, 1.706, 0.5913, -0.4304, 0.936, -1.185, 0.2721, -0.3096, -0.09718, 0.749, -0.9767, 0.3357, -0.2024, -0.07453, 0.5805, -0.8681, 0.2532, -0.3468, -0.3758, 0.1914, -0.8898, 0.0987, -0.5059, -0.8284, -0.152, -1.069, -0.07847, -0.7623, -1.105, -0.4104, -1.25, -0.2263, -0.9173, -0.2089, 0.6983, -1.307, 0.09844, -0.9398, 0.1991, 0.5136, -1.161, 0.2517, -0.9142, 0.4033, 0.3195, -1.075, 0.18, -1.034, 0.3121, 0.0337, -1.046, -0.01298, -1.124, 0.003997, -0.2345, -1.156, -0.2483, -1.212, -0.2833, -0.5217, -1.332, -0.4945, -1.179], "y0": " ", "yaxis": "y"}, {"alignmentgroup": "True", "boxpoints": "all", "fillcolor": "rgba(255,255,255,0)", "hoveron": "points", "hovertemplate": "ma=6<br>theta=%{x}<br>diff=%{y}<extra></extra>", "legendgroup": "6", "line": {"color": "rgba(255,255,255,0)"}, "marker": {"color": "#19d3f3", "opacity": 0.5, "size": 5}, "name": "6", "offsetgroup": "6", "orientation": "v", "pointpos": 0, "showlegend": false, "type": "box", "x": ["CSENT", "IPM", "HOUSE", "UNEMP", "LRIR", "CSENT", "IPM", "HOUSE", "UNEMP", "LRIR", "CSENT", "IPM", "HOUSE", "UNEMP", "LRIR", "CSENT", "IPM", "HOUSE", "UNEMP", "LRIR", "CSENT", "IPM", "HOUSE", "UNEMP", "LRIR", "CSENT", "IPM", "HOUSE", "UNEMP", "LRIR", "CSENT", "IPM", "HOUSE", "UNEMP", "LRIR", "CSENT", "IPM", "HOUSE", "UNEMP", "LRIR", "CSENT", "IPM", "HOUSE", "UNEMP", "LRIR", "CSENT", "IPM", "HOUSE", "UNEMP", "LRIR", "CSENT", "IPM", "HOUSE", "UNEMP", "LRIR", "CSENT", "IPM", "HOUSE", "UNEMP", "LRIR", "CSENT", "IPM", "HOUSE", "UNEMP", "LRIR", "CSENT", "IPM", "HOUSE", "UNEMP", "LRIR", "CSENT", "IPM", "HOUSE", "UNEMP", "LRIR", "CSENT", "IPM", "HOUSE", "UNEMP", "LRIR", "CSENT", "IPM", "HOUSE", "UNEMP", "LRIR", "CSENT", "IPM", "HOUSE", "UNEMP", "LRIR"], "x0": " ", "xaxis": "x2", "y": [0.01369, -0.09138, 0.03571, -0.0437, -0.03547, 0.004978, -0.08645, 0.01457, -0.04788, -0.04531, 0.006741, -0.08164, -0.0003677, -0.054, -0.04406, 0.01879, -0.07264, -0.01615, -0.0684, -0.04629, 0.03701, -0.06693, -0.02545, -0.08246, -0.03837, 0.05212, -0.06088, -0.02982, -0.09533, -0.02991, 0.02866, -0.06843, 0.07462, -0.01903, 0.0208, 0.006468, -0.05287, 0.06092, -0.02304, 0.01337, 0.004986, -0.04064, 0.0548, -0.01734, 0.02275, 0.02607, -0.0138, 0.05955, -0.00707, 0.03479, 0.06069, 0.01162, 0.07706, 0.006028, 0.05608, 0.08486, 0.03287, 0.0951, 0.01833, 0.07126, 0.01811, -0.06357, 0.1065, -0.00868, 0.07822, -0.01725, -0.04528, 0.09308, -0.02188, 0.07437, -0.03539, -0.02791, 0.08675, -0.01561, 0.08365, -0.02836, -0.003017, 0.08826, 0.001159, 0.09444, -0.0003817, 0.02213, 0.104, 0.02341, 0.1088, 0.02833, 0.05159, 0.1265, 0.04896, 0.1129], "y0": " ", "yaxis": "y2"}], "layout": {"annotations": [{"font": {"color": "grey", "size": 11}, "showarrow": false, "text": "RMSE", "x": 0.225, "xanchor": "center", "xref": "paper", "y": 0.95, "yanchor": "bottom", "yref": "paper"}, {"font": {"color": "grey", "size": 11}, "showarrow": false, "text": "Adj-R2", "x": 0.775, "xanchor": "center", "xref": "paper", "y": 0.95, "yanchor": "bottom", "yref": "paper"}], "height": 400, "legend": {"orientation": "h", "title": {"text": "Moving Averages:"}, "x": 0.5, "xanchor": "center", "y": -0.1, "yanchor": "top"}, "margin": {"b": 60, "l": 80, "r": 40, "t": 80}, "title": {"text": "Observe Backward Elimination in All Models With Repect to Moving Averages<br><span style=\"font-size: 12.5px; color: lightgrey;\"> -- How meansures are changed by removing the impact of each coefficient</span>"}, "width": 800, "xaxis": {"anchor": "y", "domain": [0, 0.45]}, "xaxis2": {"anchor": "y2", "domain": [0.55, 1]}, "yaxis": {"anchor": "x", "domain": [0, 1], "title": {"text": "Difference"}}, "yaxis2": {"anchor": "x2", "domain": [0, 1]}}}
